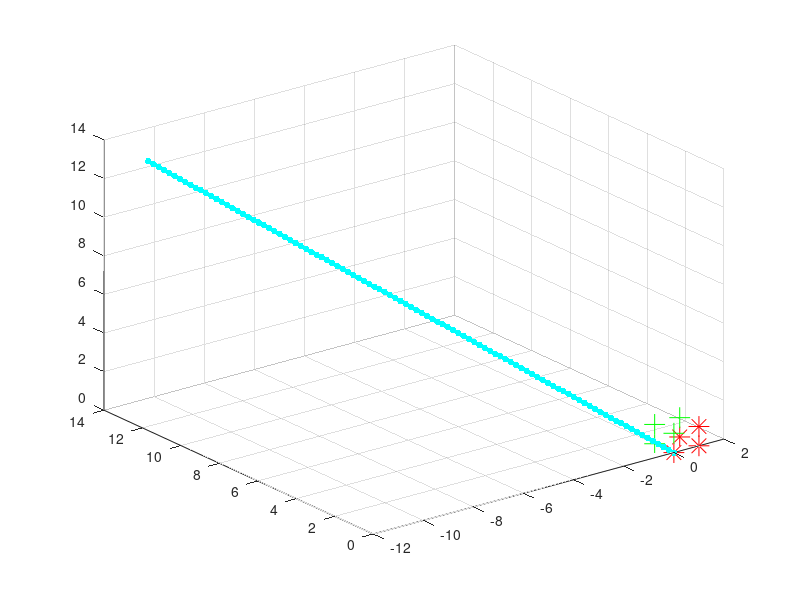

Recreate this plot in MATLAB.
clc 
clear all 
close all
warning off all

%Declaración de clases

clas1_x=[0,1,1,1];
clas1_y=[0,0,0,1];
clas1_z=[0,0,1,0];


clas2_x=[0,0,0,1];
clas2_y=[0,1,1,1];
clas2_z=[1,1,0,1];

clas1 = [clas1_x;clas1_y;clas1_z];

clas2 = [clas2_x;clas2_y;clas2_z];

%perceptron de 3 dimensiones

iteraciones_xy=1; 
x0=1;
w0=1;
r=6;
w1=1;
w2=1;
w3=1;
cambios=[1,1,1,1,1,1,1,1];
ind=1;

%calculos

while (cambios(1)==1 || cambios(2)==1 || cambios(3)==1 || cambios(4)==1) || ind~=9
    %X_n^T W>=0 => X_n in C_1 --> Wn+1 = Wn-rXn
    %X_n^T W<=0 => X_n in C_2 --> Wn+rXn
    %r>0
    %fprintf("\nIteración %d \n",iteraciones_xy);
    if ind < 5 && iteraciones_xy == 1
        fprintf("******\n[%d , %d]\n",clas1(1,ind),clas1(2,ind));
        X=[clas1(1,ind),clas1(2,ind),clas1(3,ind),x0];%x
        W=[w1,w2,w3,w0];%w
        Wt=W';%trans w
        fsal=X*Wt;
        Xt=X';
        if fsal >=0
            fprintf("\nMala clasificación \n");
            Wt=Wt-(r*Xt);
            W=Wt';%w
            cambios(ind)=1;
        else
            cambios(ind)=0;
        end
    elseif ind < 5 && iteraciones_xy > 1
        fprintf("******\n[%d , %d]\n",clas1(1,ind),clas1(2,ind));
        X=[clas1(1,ind),clas1(2,ind),clas1(3,ind),x0];%x
        fsal=X*Wt;
        Xt=X';
        W;
        if fsal >=0
            fprintf("\nMala clasificación \n");
            Wt=Wt-(r*Xt);
            W=Wt';%w
            cambios(ind)=1;
        else
            cambios(ind)=0;
        end
    else
        if ind > 8
            ind=8;
        end
        x1=clas2(1,ind-4);
        x2=clas2(2,ind-4);
        x3=clas2(3,ind-4);
        fprintf("\n    ----------------------------------------    \n");
        fprintf("******\n[%d , %d]\n",x1,x2);
        X=[x1,x2,x3,x0];%x
        W;
        Wt=W';
        fsal=X*Wt;
        if fsal <=0
            fprintf("\nMala clasificación \n");
            Xt=X';
            Wt=Wt+(r*Xt);
            W=Wt';%w
            cambios(ind)=1;
            if ind == 5
                temp2=W;
                f_temp2 = fsal;
                vecx2=X;
            end
        else
            cambios(ind)=0;
            c_xy = cambios(ind);
            if ind == 8 && (cambios(1)==1 || cambios(2)==1 || cambios(3)==1 || cambios(4)==1)
                ind=0;
                iteraciones_xy = iteraciones_xy +1;
                fprintf("\n******------------------------------------******\n")
                pausa = input('Hola     ');
                fprintf("\n+++++++++++++++++++++++++++++++++++++++++++++++++++++++++++++++\n")
            end
        end
    end
        
ind = ind+1;
        
end
fprintf("Iteraciones: %d\n%f x1 + %f x2 + %f x3 = 1\n",iteraciones_xy,Wt(1),Wt(2),Wt(3));

plot3(clas1(1,:),clas1(2,:),clas1(3,:),'r*','MarkerFaceColor','r','MarkerSize',15);
hold on
grid on
plot3(clas2(1,:),clas2(2,:),clas2(3,:),'g+','MarkerFaceColor','g','MarkerSize',15);
for a = 0:0.01:1
    x1=Wt(1)*a;
    x2=Wt(2)*a;
    x3=Wt(3)*a;
    plot3(x1,x2,x3,'c.','MarkerFaceColor','c','MarkerSize',15);
end